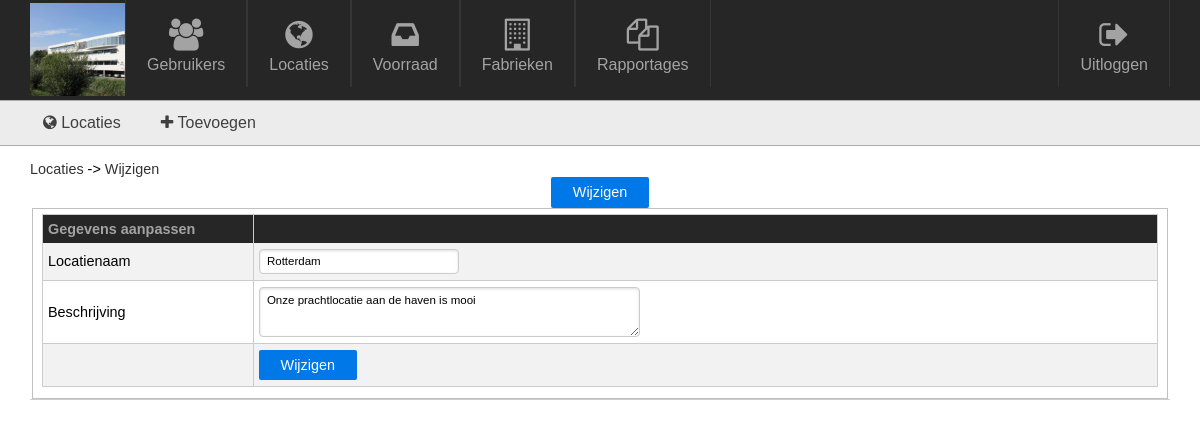
Page /admin/locations/edit.php?id=1 (signed in) on the committed database.
### tables this page shows
CREATE TABLE IF NOT EXISTS `locations` (
  `id` int(11) NOT NULL AUTO_INCREMENT,
  `location` varchar(32) NOT NULL,
  `deleted` int(1) DEFAULT '0',
  `description` text NOT NULL,
  PRIMARY KEY (`id`)
);

### admin/functions/locations.php (called while the page is built, shortened)
<?php
	function login_sql(){
		$link = mysqli_connect('localhost', 'root', '', 'toolsforever');
		if(!$link){
			die('Connect Error: ' . mysqli_connect_errno());
		}
		else{
			return $link;
		}
	}
	function get_Location($id){
		$db = login_sql();
		$sql = "
			SELECT *
			FROM
				`locations`
			WHERE
				`locations`.`id` = '{$id}'
		";
		$query = mysqli_query($db, $sql);
		while($row = mysqli_fetch_assoc($query)){
			$data = $row;
		}
		return $data;
	}
?>

### admin/locations/edit.php (the view, shortened to what this page needs)
<?php
	include("../base/header.php");
	require("../functions/locations.php");
	$id = $_GET["id"];
	$location = get_location($id);
?>
<div class="pure-button pure-button-primary edit_button">
						Wijzigen
					</div>
<fieldset>
	<table class="pure-table pure-table-bordered pure-table-striped pure-form form form_overview">
		<thead>
			<tr>
				<th>Gegevens aanpassen</th>
				<th></th>
			</tr>
		</thead>
		<tbody>
			<tr>
				<td>Locatienaam</td>
				<td><input type="text" name="location" value="<?= $location['location']; ?>" /></td>
			</tr>
			<tr>
				<td>Beschrijving</td>
				<td><textarea class="textarea-description" rows="3" cols="50" type="textbox" name="description"><?= $location['description']; ?> </textarea></td>
			</tr>
			<tr>
				<td><input type="hidden" name="id" value="<?= $location['id']; ?>"/></td>
				<td>
					<div class="pure-button pure-button-primary edit_button">
						Wijzigen
					</div>
				</td>
			</tr>
		</tbody>
	</table>
</fieldset>
<?php include("../base/footer.php");
?>

### assets/css/pure-min.css (style rules this page uses)
html { font-size:100%;-ms-text-size-adjust:100%;-webkit-text-size-adjust:100% }
html,button,input,select,textarea { font-family:sans-serif }
body { margin:0 }
fieldset { border:1px solid silver;margin:0 2px;padding:.35em .625em .75em }
button,input,select,textarea { font-size:100%;margin:0;vertical-align:baseline;*vertical-align:middle }
button,input { line-height:normal }
textarea { overflow:auto;vertical-align:top }
table { border-collapse:collapse;border-spacing:0 }
.pure-button { display:inline-block;*display:inline;zoom:1;line-height:normal;white-space:nowrap;vertical-align:baseline;text-align:center;cursor:pointer;-webkit-user-drag:none;-webkit-user-select:none;-moz-user-select:none;-ms-user-select:none;user-select:none }
.pure-button { font-size:100%;*font-size:90%;*overflow:visible;padding:.5em 1.5em;color:#444;color:rgba(0,0,0,.8);*color:#444;border:1px solid #999;border:0 rgba(0,0,0,0);background-color:#E6E6E6;text-decoration:none;border-radius:2px;-webkit-transition:.1s linear -webkit-box-shadow;-moz-transition:.1s linear -moz-box-shadow;-ms-transition:.1s linear box-shadow;-o-transition:.1s linear box-shadow;transition:.1s linear box-shadow }
.pure-button-primary,.pure-button-selected,a.pure-button-primary,a.pure-button-selected { background-color:#0078e7;color:#fff }
.pure-form input[type=text],.pure-form input[type=password],.pure-form input[type=email],.pure-form input[type=url],.pure-form input[type=date],.pure-form input[type=month],.pure-form input[type=time],.pure-form input[type=datetime],.pure-form input[type=datetime-local],.pure-form input[type=week],.pure-form input[type=number],.pure-form input[type=search],.pure-form input[type=tel],.pure-form input[type=color],.pure-form select,.pure-form textarea { padding:.5em .6em;display:inline-block;border:1px solid #ccc;font-size:.8em;box-shadow:inset 0 1px 3px #ddd;border-radius:4px;-webkit-transition:.3s linear border;-moz-transition:.3s linear border;-ms-transition:.3s linear border;-o-transition:.3s linear border;transition:.3s linear border;-webkit-box-sizing:border-box;-moz-box-sizing:border-box;box-sizing:border-box }
.pure-table { border-collapse:collapse;border-spacing:0;empty-cells:show;border:1px solid #cbcbcb }
.pure-table td,.pure-table th { border-left:1px solid #cbcbcb;border-width:0 0 0 1px;font-size:inherit;margin:0;overflow:visible;padding:6px 12px }
.pure-table td:first-child,.pure-table th:first-child { border-left-width:0 }
.pure-table thead { background:#e0e0e0;color:#000;text-align:left;vertical-align:bottom }
.pure-table td { background-color:transparent }
.pure-table-striped tr:nth-child(2n-1) td { background-color:#f2f2f2 }
.pure-table-bordered td { border-bottom:1px solid #cbcbcb }
.pure-table-bordered tbody>tr:last-child td,.pure-table-horizontal tbody>tr:last-child td { border-bottom-width:0 }

### assets/css/global.css (style rules this page uses)
html { overflow-y: scroll; }
body { background: #ffffff; }
table { width: 100%; }
.pure-table thead { color: #A3A3A3; background: #262626; }
th { text-align: left; }
textarea { resize: vertical; }

### assets/css/style.css (style rules this page uses)
.content_inner input { width: 200px; }
.form_overview { text-align: left; }
.form_overview thead tr th:first-child { width: 200px; }
.pure-table td, .pure-table th { padding: 6px 5px !important; }

### rows in the picture
locations: location "Rotterdam", description "Onze prachtlocatie aan de haven is mooi"

### other values in the picture
$crumb["display"] "Locaties"
$crumb["display"] "Wijzigen"
